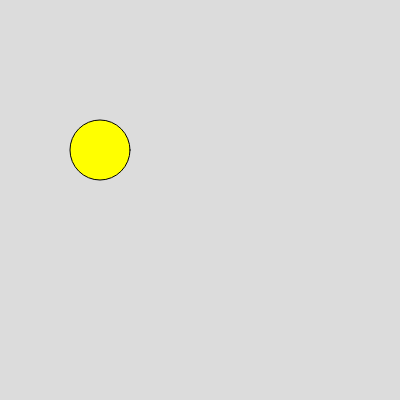
Frame 1 (no input)
Frame 60 (no input): identical to frame 1, image omitted
Frame 120 (the mouse pressed at the canvas centre since frame 60): identical to frame 1, image omitted

The p5.js sketch that drew this single still picture (run headless with seeded random() and noise() and a simulated clock; from frame 60 on, the mouse is pressed at the canvas centre):

// p5.js sketch
// ── sketch.js
function setup() {
  createCanvas(400, 400);

}

function draw() {
  background(220);
  cirklussy(100,150,30);
}

function cirklussy (x,y,r){
  fill(255,255,0);
  circle(x,y,r*2);
}
